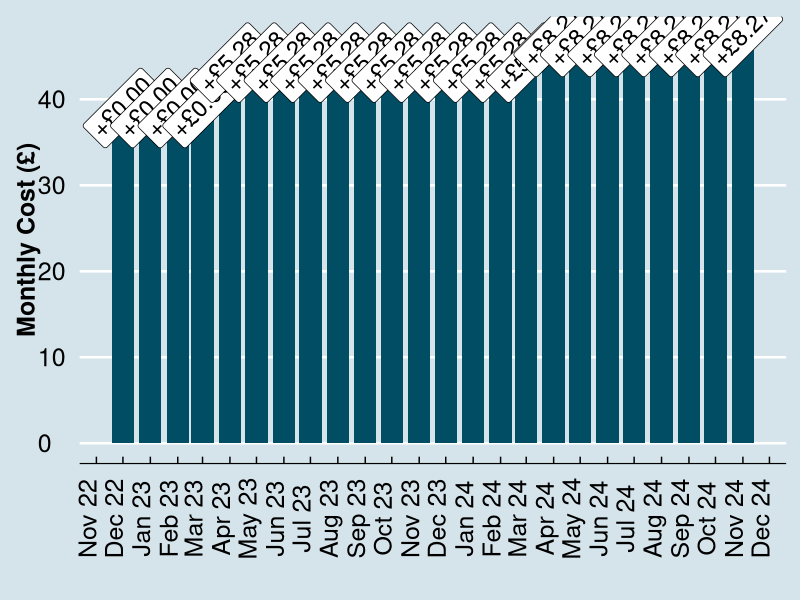

R code for this plot:
library(lubridate)
library(dplyr)
library(ggplot2)
library(ggtext)
library(ggthemes)

calcIncr <- function(price, rate) {
  newPrice = price * (1+(rate + 3.9)/100)
  return(newPrice)
}

# external variables
contractLength = 24
startPrice = 37.99
upfrontCost = 99
rateCPI23 = 10
dateCPI23 = as.Date('2023-03-31')
rateCPI24 = 3
dateCPI24 = as.Date('2024-03-31')
startDate = as.Date('2022-12-01')

# calc end of contract
endDate = startDate %m+% months(contractLength) - days(1)
# generate list of months over contract
contractMonths = seq(startDate, endDate, "month")

# create data from
df = data.frame(Month = contractMonths, Price = startPrice)


df = df %>% 
  # calc 2023 increase
  mutate(
    Price = case_when(
      Month > dateCPI23 ~ calcIncr(Price, rateCPI23),
      TRUE ~ as.numeric(Price)
    )
  ) %>%
  # calc 2024 increase
  mutate(
    Price = case_when(
      Month > dateCPI24 ~ calcIncr(Price, rateCPI24),
      TRUE ~ as.numeric(Price)
    )
  )

# calc total cost
sum(df$Price) + upfrontCost

df = df %>%
  mutate(Diff = Price - startPrice)

ggplot(df, aes(x = Month, y = Price, fill = 'A')) +
  geom_col() +
  geom_richtext(label = sprintf("+£%.2f", df$Diff), size = 6, angle =45, nudge_y = 1, fill = 'white') +
  scale_x_date(date_labels = "%b %y", date_breaks = '1 month') +
  scale_fill_economist() +
  labs(x = '',
       y = 'Monthly Cost (£)') +
  theme_economist() +
  theme(axis.text = element_text( size = 18),
        axis.text.x = element_text(angle = 90),
        axis.title = element_text(face = 'bold', size = 18),
        legend.position = 'NA'
  )
